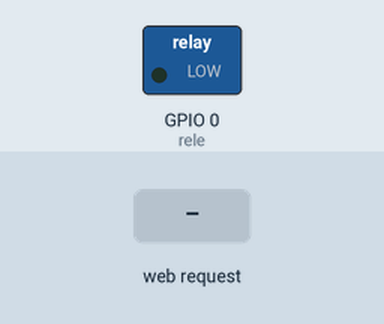
Simulated run of this sketch. Board: ESP8266 (NodeMCU). Parts: switched loads named in the sketch (green lamp = pin HIGH). The test bench sets the inputs (shaded band). WiFi joins after 1.5 s; servers stay silent unless stated; what the sketch prints to the serial monitor is not drawn.

Above: at 2.7 s.
2.8 s: HTTP request GET /on received
At 3.1 s:
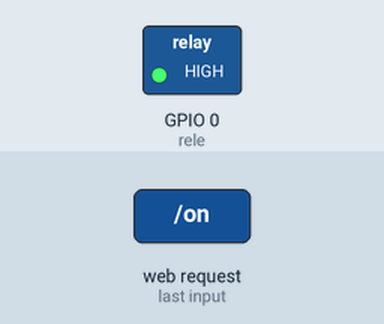
4.3 s: HTTP request GET /off received
At 5.4 s:
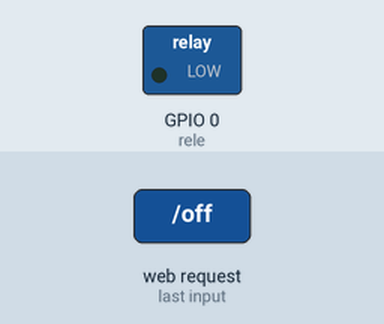
Timing chart, 0 to 7.3 s (numbered marks = the images above; inputs shaded):
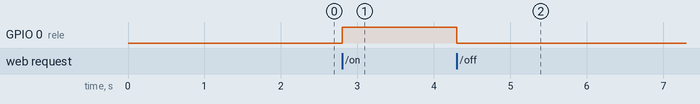

Measured:
- after the input at 2.8 s, GPIO 0 (rele): LOW → HIGH at once
- after the input at 4.3 s, GPIO 0 (rele): HIGH → LOW at once

The sketch:

main.ino
```cpp
#include <ESP8266WiFi.h>
//#include <WiFi.h>

const char *ssid = "Tu red wifi acá";
const char *password = "Tu password acá";

const int rele = 0; //GPIO0

WiFiServer server(80);

IPAddress ip(192, 168, 0, 200);
IPAddress gateway(192, 168, 0, 1);
IPAddress subnet(255, 255, 255, 0);

void setup()
{
    Serial.begin(9600);
    Serial.println();

    pinMode(rele, OUTPUT);
    digitalWrite(rele, LOW);

    Serial.printf("Conectando a %s", ssid);
    WiFi.begin(ssid, password);
    WiFi.config(ip, gateway, subnet);
    while (WiFi.status() != WL_CONNECTED)
    {
        delay(500);
        Serial.print(".");
    }

    Serial.println();
    server.begin();

    //Serial.println(WiFi.localIP());

    Serial.printf("Conectado a %s", ssid);
    Serial.print(" con IP: ");
    Serial.println(WiFi.localIP());
    Serial.println("Servidor WEB activo ");
}

void loop()
{
    //comprueba si un cliente está conectado
    WiFiClient client = server.available();
    if (!client)
    {
        return;
    }

    //lee la primera línea de la petición
    String req = client.readStringUntil('\r');
    Serial.println(req);
    client.flush();
    //busca en las peticiones los comandos de encendido y apagado
    int val;
    if (req.indexOf("/off") != -1)
        val = 0;
    else if (req.indexOf("/on") != -1)
        val = 1;
    else
    {
        Serial.print("Petición inválida");
        client.stop();
        return;
    }
    digitalWrite(rele, val);
    client.flush();
    //prepara la respuesta a la petición
    String s = "HTTP/1.1 200 OK\r\nContent-Type: text/html\r\n\r\n<!DOCTYPE HTML>\r\n<html>\r\nrele ";
    s += (val) ? "encendido" : "apagado";
    s += "</html>\n";
    //envía la respuesta
    client.print(s);
    delay(1);
    Serial.println("cliente desconectado");
}
```
